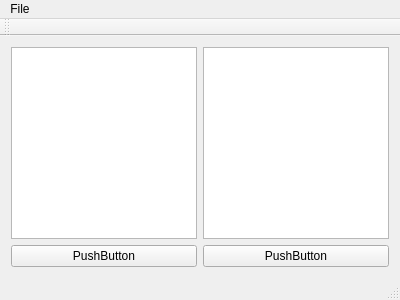
<?xml version="1.0" encoding="UTF-8"?>
<ui version="4.0">
 <class>MainWindow</class>
 <widget class="QMainWindow" name="MainWindow">
  <property name="geometry">
   <rect>
    <x>0</x>
    <y>0</y>
    <width>400</width>
    <height>300</height>
   </rect>
  </property>
  <property name="windowTitle">
   <string>MainWindow</string>
  </property>
  <widget class="QWidget" name="centralWidget">
   <layout class="QGridLayout" name="gridLayout">
    <item row="0" column="0">
     <widget class="trackTableRow" name="tableView">
      <property name="dragEnabled">
       <bool>true</bool>
      </property>
      <property name="dragDropMode">
       <enum>QAbstractItemView::DragDrop</enum>
      </property>
      <property name="defaultDropAction">
       <enum>Qt::MoveAction</enum>
      </property>
     </widget>
    </item>
    <item row="0" column="1">
     <widget class="QTableView" name="tableViewNative">
      <property name="dragDropMode">
       <enum>QAbstractItemView::InternalMove</enum>
      </property>
      <property name="defaultDropAction">
       <enum>Qt::LinkAction</enum>
      </property>
     </widget>
    </item>
    <item row="1" column="0">
     <widget class="QPushButton" name="pushButton">
      <property name="text">
       <string>PushButton</string>
      </property>
     </widget>
    </item>
    <item row="1" column="1">
     <widget class="QPushButton" name="pushButtonNative">
      <property name="text">
       <string>PushButton</string>
      </property>
     </widget>
    </item>
   </layout>
  </widget>
  <widget class="QMenuBar" name="menuBar">
   <property name="geometry">
    <rect>
     <x>0</x>
     <y>0</y>
     <width>400</width>
     <height>21</height>
    </rect>
   </property>
   <widget class="QMenu" name="menuFile">
    <property name="title">
     <string>File</string>
    </property>
    <widget class="QMenu" name="menuOpen">
     <property name="title">
      <string>Open</string>
     </property>
     <addaction name="actionOpenFile"/>
     <addaction name="actionOpenDir"/>
    </widget>
    <addaction name="menuOpen"/>
   </widget>
   <addaction name="menuFile"/>
  </widget>
  <widget class="QToolBar" name="mainToolBar">
   <attribute name="toolBarArea">
    <enum>TopToolBarArea</enum>
   </attribute>
   <attribute name="toolBarBreak">
    <bool>false</bool>
   </attribute>
  </widget>
  <widget class="QStatusBar" name="statusBar"/>
  <action name="actionOpenFile">
   <property name="text">
    <string>OpenFile</string>
   </property>
  </action>
  <action name="actionOpenDir">
   <property name="text">
    <string>OpenDir</string>
   </property>
  </action>
 </widget>
 <layoutdefault spacing="6" margin="11"/>
 <customwidgets>
  <customwidget>
   <class>trackTableRow</class>
   <extends>QTableView</extends>
   <header>trackTableRow.hPP</header>
  </customwidget>
 </customwidgets>
 <resources/>
 <connections/>
</ui>
